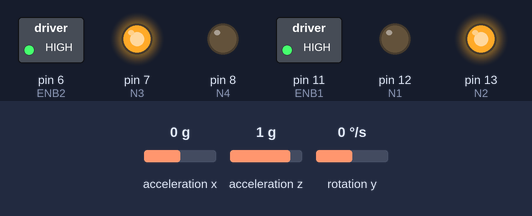
Simulated run of this sketch. Board: Arduino Uno, built with avr-gcc and run on an emulated ATmega328P. On the bench: switched loads named in the sketch (green lamp = pin HIGH), output pins drawn as LEDs (lit = HIGH). The test bench sets the inputs (shaded band); at power-on: rotation y 0 °/s, acceleration x 0 g, acceleration z 1 g. What the sketch prints to the serial monitor is not drawn.

Above: at 1.2 s.
1.3 s: rotation y set to 100 °/s
4.3 s: acceleration x set to -1.4 g
At 5.3 s:
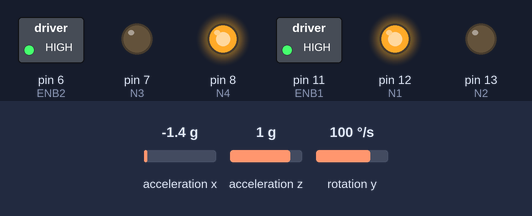
5.8 s: acceleration x set to 0.1 g
At 5.95 s:
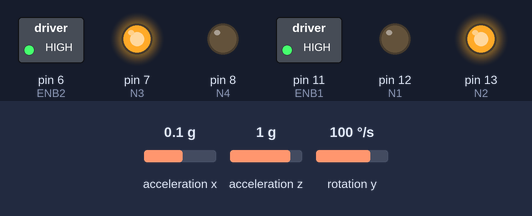
7.6 s: acceleration x set to -0.1 g
At 10.38 s:
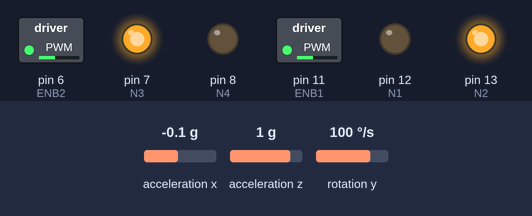
10.6 s: acceleration z set to 0.8 g
13.6 s: rotation y set to 192 °/s
At 13.75 s:
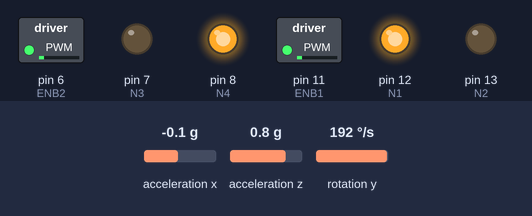
Timing chart, 0 to 17.6 s (numbered marks = the images above; inputs shaded):
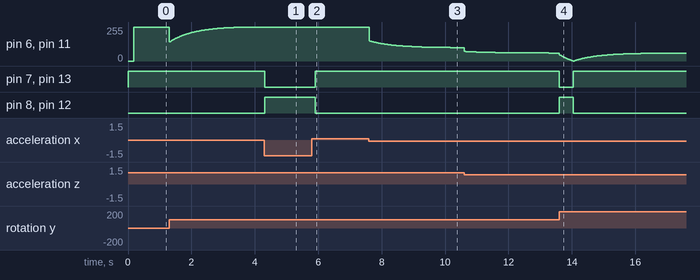

Measured:
- after the input at 4.3 s, pin 7 (N3), pin 13 (N2): HIGH → LOW at once; pin 8 (N4), pin 12 (N1): LOW → HIGH at once
- after the input at 5.8 s, pin 7 (N3), pin 13 (N2): LOW → HIGH after 0.11 s; pin 8 (N4), pin 12 (N1): HIGH → LOW after 0.11 s
- after the input at 7.6 s, pin 6 (ENB2), pin 11 (ENB1): moves from 255/255 to 101/255 over 2.6 s, starting at once
- after the input at 13.6 s, pin 7 (N3), pin 13 (N2): HIGH → LOW at once, → HIGH 0.43 s later; pin 8 (N4), pin 12 (N1): LOW → HIGH at once, → LOW 0.43 s later

The sketch:

Control_code.ino
```cpp
//Take care of the imports and make sure they work!
#include "Wire.h"
#include "I2Cdev.h"
#include "MPU6050.h"
#include "math.h"

//change those pins according to what is connected to the arduino
#define N1 12
#define N2 13
#define N3 7
#define N4 8
#define ENB1 11
#define ENB2 6

//PID controller parameters. NEED TO BE CHANGED
#define Kp  28
#define Kd  -1.19
#define Ki  167
#define sampleTime  0.001
#define targetAngle -7.5

MPU6050 mpu;

int16_t accX, accZ, gyroY;
volatile int motorPower, gyroRate;
volatile float accAngle, gyroAngle, currentAngle, prevAngle=0, error, prevError=0, errorSum=0;
volatile byte count=0;
int distanceCm;

void setMotors(int leftMotorSpeed, int rightMotorSpeed) {

  if(leftMotorSpeed >= 0) {
    analogWrite(ENB1, abs(leftMotorSpeed));
    digitalWrite(N1, LOW);
    digitalWrite(N2, HIGH);
  }
  else {
    analogWrite(ENB1, abs(leftMotorSpeed));
    digitalWrite(N1, HIGH);
    digitalWrite(N2, LOW);
  }
  if(rightMotorSpeed >= 0) {
    analogWrite(ENB2, abs(rightMotorSpeed));
    digitalWrite(N3, HIGH);
    digitalWrite(N4, LOW);
  }
  else {
    analogWrite(ENB2, abs(rightMotorSpeed));
    digitalWrite(N3, LOW);
    digitalWrite(N4, HIGH);
  }
}

void init_PID() {
  // initialize Timer1
  cli();          // disable global interrupts
  TCCR1A = 0;     // set entire TCCR1A register to 0
  TCCR1B = 0;     // same for TCCR1B
  // set compare match register to set sample time 5ms
  OCR1A = 9999;
  // turn on CTC mode
  TCCR1B |= (1 << WGM12);
  // Set CS11 bit for prescaling by 8
  TCCR1B |= (1 << CS11);
  // enable timer compare interrupt
  TIMSK1 |= (1 << OCIE1A);
  sei();          // enable global interrupts
}

void setup() {
  Serial.begin(115200);
  // set the motor control and PWM pins to output mode
  pinMode(N1, OUTPUT);
  pinMode(N2, OUTPUT);
  pinMode(N3, OUTPUT);
  pinMode(N4, OUTPUT);
  pinMode(ENB1, OUTPUT);
  pinMode(ENB2, OUTPUT);


  // initialize the MPU6050 and set offset values
  mpu.initialize();

  //Those offsets need to be tuned
  mpu.setXAccelOffset(-300);
  /*mpu.setYAccelOffset(-95);
  mpu.setZAccelOffset(1099);
  mpu.setXGyroOffset(85);
  mpu.setYGyroOffset(9);
  mpu.setZGyroOffset(6);*/

  // initialize PID sampling loop
  init_PID();
}

void loop() {
  // read acceleration and gyroscope values
  accX = mpu.getAccelerationX();
  accZ = mpu.getAccelerationZ();
  gyroY = mpu.getRotationY();

  // set motor power after constraining it
  motorPower = constrain(motorPower, -255, 255);
  setMotors(motorPower, motorPower);
  Serial.print("motor power: ");
  Serial.println(motorPower);

}

// The ISR will be called every 5 milliseconds
ISR(TIMER1_COMPA_vect)
{
  // calculate the angle of inclination
  accAngle = atan2(accX, accZ)*RAD_TO_DEG;
  gyroRate = map(gyroY, -32768, 32767, -250, 250);
  gyroAngle = (float)gyroRate*sampleTime;
  currentAngle = 0.9934*(prevAngle + gyroAngle) + 0.0066*(accAngle);
  Serial.print("Angle: ");
  Serial.println(accAngle);
  Serial.print("acceleration: ");
  Serial.println(gyroY);

 // error = currentAngle - targetAngle;
  error = accAngle - targetAngle;
  errorSum = errorSum + error;
  errorSum = constrain(errorSum, -300, 300);
  //calculate output from P, I and D values
  motorPower = Kp*(error) + Ki*(errorSum)*sampleTime + Kd*(currentAngle-prevAngle)/sampleTime;
  prevAngle = currentAngle;

}
```
